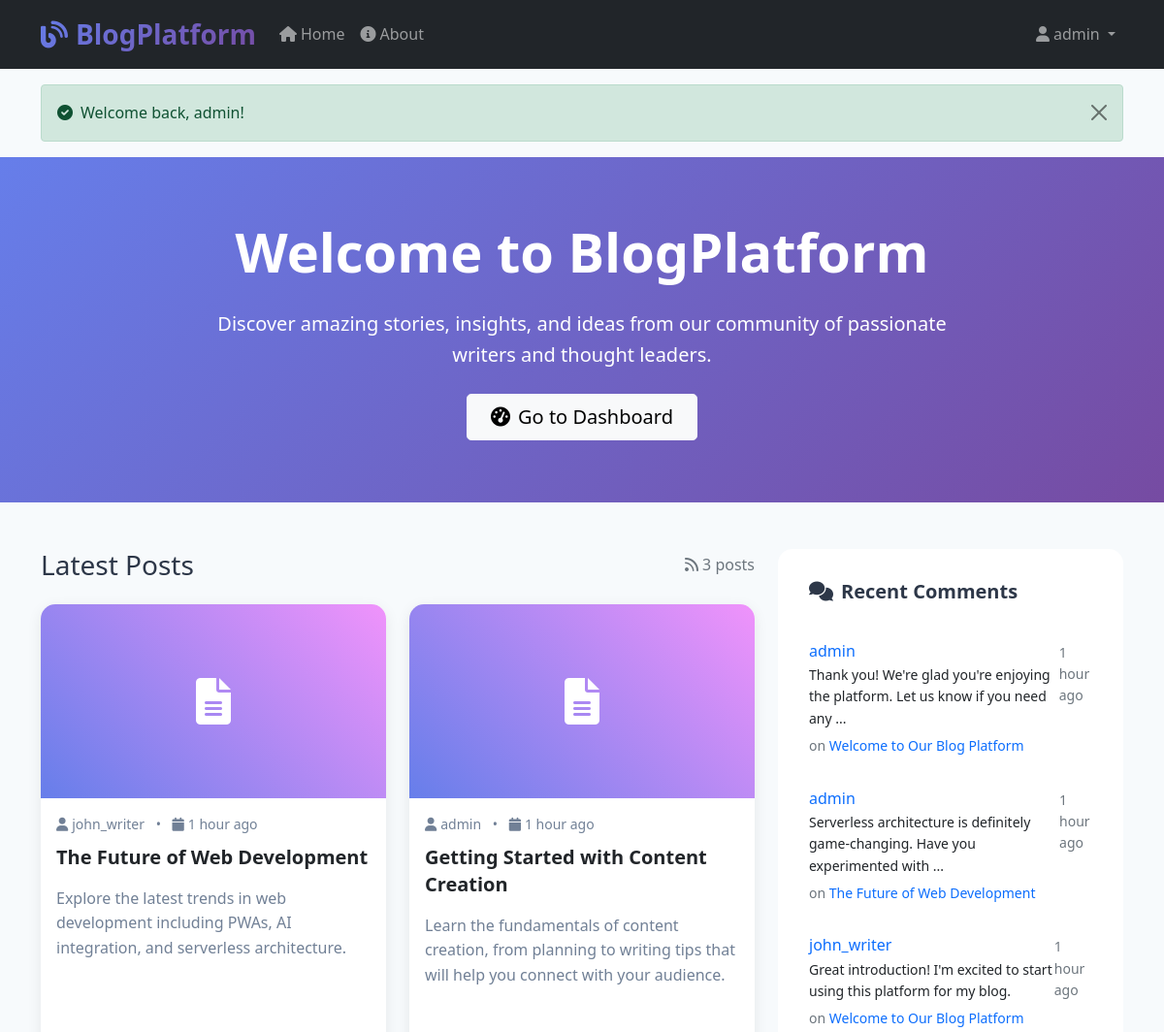
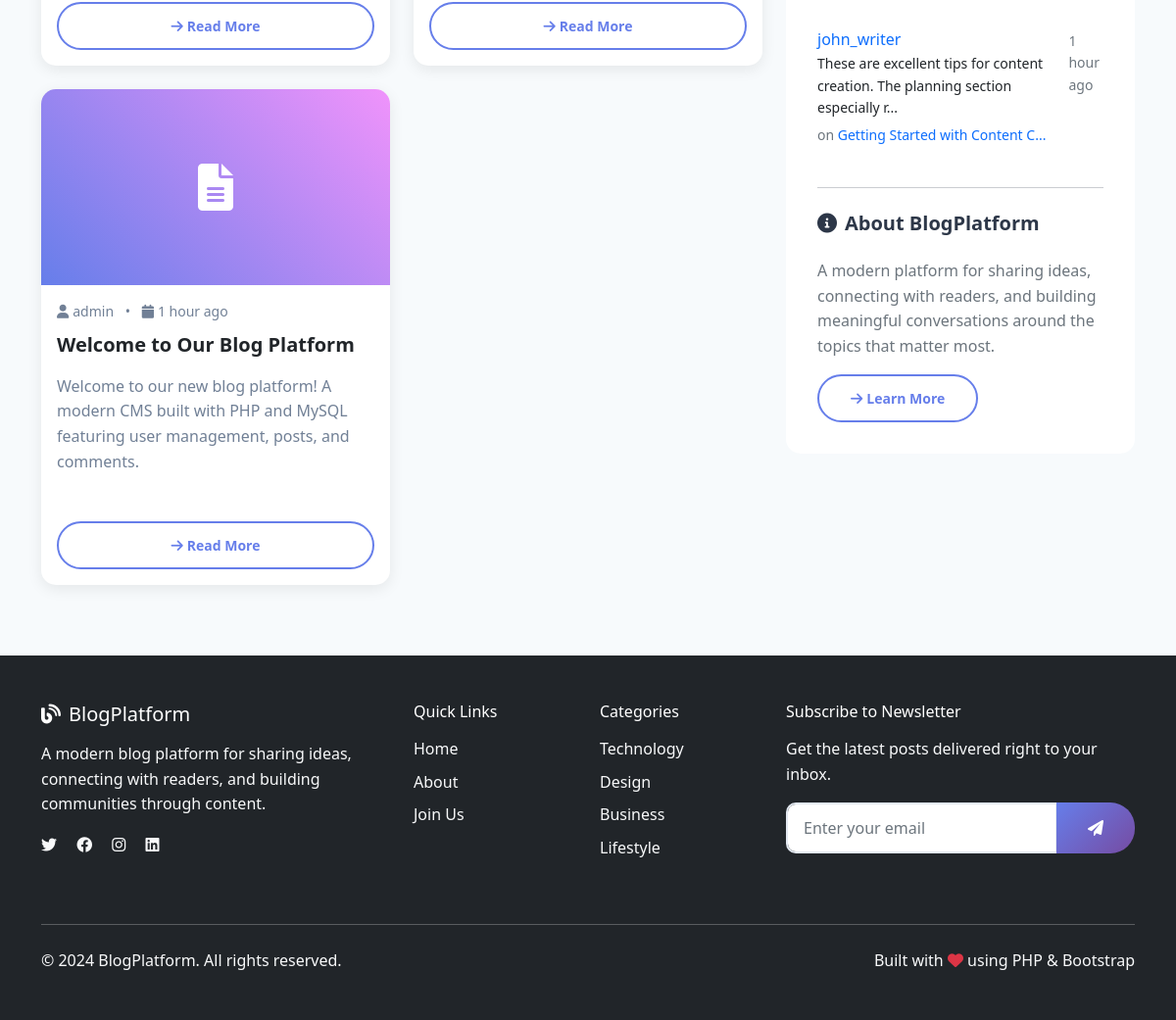
The page / (signed in) on the database its author committed (2 pictures, top to bottom).
### tables this page shows
CREATE TABLE posts (
    id INT AUTO_INCREMENT PRIMARY KEY,
    title VARCHAR(200) NOT NULL,
    slug VARCHAR(220) UNIQUE NOT NULL,
    content TEXT NOT NULL,
    excerpt VARCHAR(300),
    featured_image VARCHAR(255) DEFAULT NULL,
    author_id INT NOT NULL,
    status ENUM('draft', 'published') DEFAULT 'draft',
    created_at TIMESTAMP DEFAULT CURRENT_TIMESTAMP,
    updated_at TIMESTAMP DEFAULT CURRENT_TIMESTAMP ON UPDATE CURRENT_TIMESTAMP,
    FOREIGN KEY (author_id) REFERENCES users(id) ON DELETE CASCADE,
    INDEX idx_status (status),
    INDEX idx_created_at (created_at)
);

CREATE TABLE users (
    id INT AUTO_INCREMENT PRIMARY KEY,
    username VARCHAR(50) UNIQUE NOT NULL,
    email VARCHAR(100) UNIQUE NOT NULL,
    password VARCHAR(255) NOT NULL,
    profile_image VARCHAR(255) DEFAULT NULL,
    role ENUM('user', 'admin') DEFAULT 'user',
    created_at TIMESTAMP DEFAULT CURRENT_TIMESTAMP,
    updated_at TIMESTAMP DEFAULT CURRENT_TIMESTAMP ON UPDATE CURRENT_TIMESTAMP
);

CREATE TABLE comments (
    id INT AUTO_INCREMENT PRIMARY KEY,
    post_id INT NOT NULL,
    author_id INT NOT NULL,
    content TEXT NOT NULL,
    status ENUM('pending', 'approved', 'spam') DEFAULT 'approved',
    created_at TIMESTAMP DEFAULT CURRENT_TIMESTAMP,
    FOREIGN KEY (post_id) REFERENCES posts(id) ON DELETE CASCADE,
    FOREIGN KEY (author_id) REFERENCES users(id) ON DELETE CASCADE,
    INDEX idx_post_status (post_id, status),
    INDEX idx_created_at (created_at)
);

### config.php (called while the page is built, shortened)
<?php
function isLoggedIn() {
    return isset($_SESSION['user_id']);
}
function timeAgo($datetime, $full = false) {
    $now = new DateTime;
    $ago = new DateTime($datetime);
    $diff = $now->diff($ago);
    $diff->w = floor($diff->d / 7);
    $diff->d -= $diff->w * 7;
    $string = array(
        'y' => 'year',
        'm' => 'month',
        'w' => 'week',
        'd' => 'day',
        'h' => 'hour',
        'i' => 'minute',
        's' => 'second',
    );
    foreach ($string as $k => &$v) {
        if ($diff->$k) {
            $v = $diff->$k . ' ' . $v . ($diff->$k > 1 ? 's' : '');
        } else {
            unset($string[$k]);
        }
    }
    if (!$full) $string = array_slice($string, 0, 1);
    return $string ? implode(', ', $string) . ' ago' : 'just now';
}
function truncate($text, $length = 150) {
    if (strlen($text) <= $length) return $text;
    return substr($text, 0, $length) . '...';
}
?>

### public/index.php (the view, shortened to what this page needs)
<?php
require_once '../config.php';
$stmt = $pdo->prepare("
    SELECT p.*, u.username as author_name
    FROM posts p
    JOIN users u ON p.author_id = u.id
    WHERE p.status = 'published'
    ORDER BY p.created_at DESC
    LIMIT 12
");
$stmt->execute();
$posts = $stmt->fetchAll();
$stmt = $pdo->prepare("
    SELECT c.*, p.title as post_title, p.slug as post_slug, u.username as author_name
    FROM comments c
    JOIN posts p ON c.post_id = p.id
    JOIN users u ON c.author_id = u.id
    WHERE c.status = 'approved' AND p.status = 'published'
    ORDER BY c.created_at DESC
    LIMIT 5
");
$stmt->execute();
$recent_comments = $stmt->fetchAll();
include '../includes/header.php';
?>
<div class="hero-section">
    <div class="container">
        <div class="hero-content">
            <h1 class="display-4 fw-bold mb-4">Welcome to BlogPlatform</h1>
            <p class="lead mb-4">
                Discover amazing stories, insights, and ideas from our community of passionate writers and thought leaders.
            </p>
            <?php if (!isLoggedIn()): ?>
                <div class="d-flex gap-3 justify-content-center">
                    <a href="register.php" class="btn btn-light btn-lg px-4">
                        <i class="fas fa-user-plus me-2"></i>Join Our Community
                    </a>
                    <a href="about.php" class="btn btn-outline-light btn-lg px-4">
                        <i class="fas fa-info-circle me-2"></i>Learn More
                    </a>
                </div>
            <?php else: ?>
                <a href="../admin/dashboard.php" class="btn btn-light btn-lg px-4">
                    <i class="fas fa-tachometer-alt me-2"></i>Go to Dashboard
                </a>
            <?php endif; ?>
        </div>
    </div>
</div>
<div class="container mb-5">
    <div class="row">
        <div class="col-lg-8">
            <div class="d-flex justify-content-between align-items-center mb-4">
                <h2 class="h3 mb-0">Latest Posts</h2>
                <div class="text-muted">
                    <i class="fas fa-rss me-1"></i><?php echo count($posts); ?> posts
                </div>
            </div>
            <?php if ($posts): ?>
                <div class="row">
                    <?php foreach ($posts as $post): ?>
                        <div class="col-md-6 mb-4">
                            <article class="card post-card h-100">
                                <?php if ($post['featured_image']): ?>
                                    <img src="../uploads/<?php echo htmlspecialchars($post['featured_image']); ?>"
                                         class="card-img-top" style="height: 200px; object-fit: cover;"
                                         alt="<?php echo htmlspecialchars($post['title']); ?>">
                                <?php else: ?>
                                    <div class="post-image">
                                        <i class="fas fa-file-alt"></i>
                                    </div>
                                <?php endif; ?>
                                <div class="card-body d-flex flex-column">
                                    <div class="post-meta">
                                        <i class="fas fa-user me-1"></i><?php echo htmlspecialchars($post['author_name']); ?>
                                        <span class="mx-2">•</span>
                                        <i class="fas fa-calendar me-1"></i><?php echo timeAgo($post['created_at']); ?>
                                    </div>
                                    <h5 class="post-title">
                                        <a href="post.php?slug=<?php echo urlencode($post['slug']); ?>"
                                           class="text-decoration-none text-dark">
                                            <?php echo htmlspecialchars($post['title']); ?>
                                        </a>
                                    </h5>
                                    <p class="post-excerpt flex-grow-1">
                                        <?php echo htmlspecialchars($post['excerpt'] ?: truncate(strip_tags($post['content']))); ?>
                                    </p>
                                    <a href="post.php?slug=<?php echo urlencode($post['slug']); ?>"
                                       class="btn btn-outline-primary btn-sm mt-auto">
                                        <i class="fas fa-arrow-right me-1"></i>Read More
                                    </a>
                                </div>
                            </article>
                        </div>
                    <?php endforeach; ?>
                </div>
            <?php endif; ?>
        </div>
        <div class="col-lg-4">
            <aside class="sidebar">
                <h5><i class="fas fa-comments me-2"></i>Recent Comments</h5>
                <?php if ($recent_comments): ?>
                    <div class="list-group list-group-flush">
                        <?php foreach ($recent_comments as $comment): ?>
                            <div class="list-group-item border-0 px-0 py-3">
                                <div class="d-flex justify-content-between align-items-start">
                                    <div class="flex-grow-1">
                                        <h6 class="mb-1 text-primary">
                                            <?php echo htmlspecialchars($comment['author_name']); ?>
                                        </h6>
                                        <p class="mb-1 small">
                                            <?php echo htmlspecialchars(truncate($comment['content'], 80)); ?>
                                        </p>
                                        <small class="text-muted">
                                            on <a href="post.php?slug=<?php echo urlencode($comment['post_slug']); ?>"
                                                  class="text-decoration-none">
                                                <?php echo htmlspecialchars(truncate($comment['post_title'], 30)); ?>
                                            </a>
                                        </small>
                                    </div>
                                    <small class="text-muted"><?php echo timeAgo($comment['created_at']); ?></small>
                                </div>
                            </div>
                        <?php endforeach; ?>
                    </div>
                <?php else: ?>
                    <p class="text-muted">No comments yet.</p>
                <?php endif; ?>
                <hr class="my-4">
                <h5><i class="fas fa-info-circle me-2"></i>About BlogPlatform</h5>
                <p class="text-muted">
                    A modern platform for sharing ideas, connecting with readers, and building meaningful conversations around the topics that matter most.
                </p>
                <a href="about.php" class="btn btn-outline-primary btn-sm">
                    <i class="fas fa-arrow-right me-1"></i>Learn More
                </a>
            </aside>
        </div>
    </div>
</div>
<?php include '../includes/footer.php'; ?>

### css/style.css (style rules this page uses)
:root { --primary-color: #667eea; --secondary-color: #764ba2; --accent-color: #f093fb; --text-dark: #2d3748; --text-light: #718096; --bg-light: #f7fafc; --border-color: #e2e8f0; }
body { font-family: 'Segoe UI', Tahoma, Geneva, Verdana, sans-serif; background-color: var(--bg-light); color: var(--text-dark); line-height: 1.6; }
.hero-section { background: linear-gradient(135deg, var(--primary-color) 0%, var(--secondary-color) 100%); color: white; padding: 4rem 0; margin-bottom: 3rem; }
.hero-content { text-align: center; max-width: 800px; margin: 0 auto; }
.card { border: none; border-radius: 15px; box-shadow: 0 4px 15px rgba(0, 0, 0, 0.08); transition: transform 0.3s ease, box-shadow 0.3s ease; margin-bottom: 2rem; }
.post-card { height: 100%; overflow: hidden; }
.post-image { height: 200px; background: linear-gradient(45deg, var(--primary-color), var(--accent-color)); display: flex; align-items: center; justify-content: center; color: white; font-size: 3rem; }
.post-meta { font-size: 0.875rem; color: var(--text-light); margin-bottom: 0.5rem; }
.post-title { font-weight: 600; margin-bottom: 1rem; line-height: 1.4; }
.post-excerpt { color: var(--text-light); line-height: 1.6; }
.btn-outline-primary { border: 2px solid var(--primary-color); color: var(--primary-color); border-radius: 25px; padding: 0.75rem 2rem; font-weight: 600; }
.sidebar { background: white; border-radius: 15px; padding: 2rem; height: fit-content; position: sticky; top: 2rem; }
.sidebar h5 { color: var(--text-dark); font-weight: 600; margin-bottom: 1.5rem; }
.fade-in { animation: fadeIn 0.6s ease-in; }

### rows shown on the page
posts: author.username "john_writer", created_at "1 hour ago", title "The Future of Web Development", excerpt "Explore the latest trends in web development including PWAs, AI integration, and serverless architecture."
posts: author.username "admin", created_at "1 hour ago", title "Getting Started with Content Creation", excerpt "Learn the fundamentals of content creation, from planning to writing tips that will help you connect with your audience."
posts: author.username "admin", created_at "1 hour ago", title "Welcome to Our Blog Platform", excerpt "Welcome to our new blog platform! A modern CMS built with PHP and MySQL featuring user management, posts, and comments."
comments: author.username "admin", content "Thank you! We're glad you're enjoying the platform. Let us know if you need any ...", post.title "Welcome to Our Blog Platform", created_at "1 hour ago"
comments: author.username "admin", content "Serverless architecture is definitely game-changing. Have you experimented with ...", post.title "The Future of Web Development", created_at "1 hour ago"
comments: author.username "john_writer", content "Great introduction! I'm excited to start using this platform for my blog.", post.title "Welcome to Our Blog Platform", created_at "1 hour ago"
comments: author.username "john_writer", content "These are excellent tips for content creation. The planning section especially r...", post.title "Getting Started with Content C...", created_at "1 hour ago"

### other values the page prints
$_SESSION['username'] "admin"
$_SESSION['success_message'] "Welcome back, admin!"
count($posts) "3"
